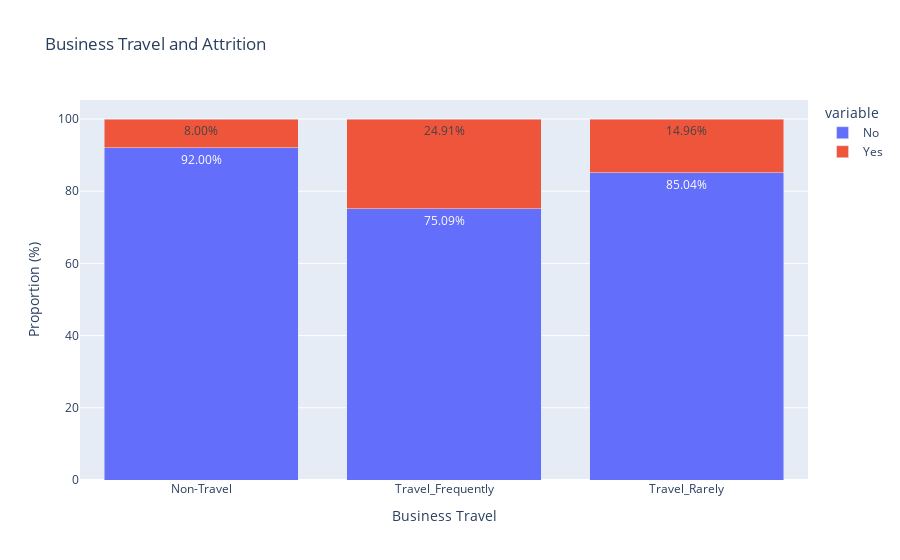

Notebook source saved alongside this figure:
### Markdown cell above
## <font color= #FF0000> <b>What are the attrition rates by business travel frequency?</b><font color= #FF0000>

### Code cell
# Prepare BusinessTravel and Attrition data
business_travel_attrition = pd.crosstab(df['BusinessTravel'], df['Attrition'], normalize='index').reset_index()

# Rename the columns
business_travel_attrition.columns = ['BusinessTravel', 'No', 'Yes']

# Calculate the percentage format
business_travel_attrition['No'] = business_travel_attrition['No'] * 100
business_travel_attrition['Yes'] = business_travel_attrition['Yes'] * 100

# Create an interactive bar chart using Plotly
fig = px.bar(business_travel_attrition, 
             x='BusinessTravel', 
             y=['No', 'Yes'], 
             barmode='stack', 
             labels={'value': 'Proportion (%)', 'BusinessTravel': 'Business Travel'},
             title='Business Travel and Attrition')

# Set the content of the tooltip
fig.update_traces(hovertemplate='Business Travel: %{x}<br>Proportion: %{y:.2f}%<extra></extra>', texttemplate='%{y:.2f}%', textposition='inside')

# Customize the chart layout
fig.update_layout(xaxis_title='Business Travel', yaxis_title='Proportion (%)', title='Business Travel and Attrition')
fig.show()

### Figure 1 — Plotly figure (JSON) as saved in the notebook; plotly's stock layout.template omitted (floating-point values rounded to 4 significant figures)
{"data": [{"alignmentgroup": "True", "hovertemplate": "Business Travel: %{x}<br>Proportion: %{y:.2f}%<extra></extra>", "legendgroup": "No", "marker": {"color": "#636efa", "pattern": {"shape": ""}}, "name": "No", "offsetgroup": "No", "orientation": "v", "showlegend": true, "textposition": "inside", "texttemplate": "%{y:.2f}%", "type": "bar", "x": ["Non-Travel", "Travel_Frequently", "Travel_Rarely"], "xaxis": "x", "y": [92, 75.09, 85.04], "yaxis": "y"}, {"alignmentgroup": "True", "hovertemplate": "Business Travel: %{x}<br>Proportion: %{y:.2f}%<extra></extra>", "legendgroup": "Yes", "marker": {"color": "#EF553B", "pattern": {"shape": ""}}, "name": "Yes", "offsetgroup": "Yes", "orientation": "v", "showlegend": true, "textposition": "inside", "texttemplate": "%{y:.2f}%", "type": "bar", "x": ["Non-Travel", "Travel_Frequently", "Travel_Rarely"], "xaxis": "x", "y": [8, 24.91, 14.96], "yaxis": "y"}], "layout": {"barmode": "stack", "legend": {"title": {"text": "variable"}, "tracegroupgap": 0}, "title": {"text": "Business Travel and Attrition"}, "xaxis": {"anchor": "y", "domain": [0, 1], "title": {"text": "Business Travel"}}, "yaxis": {"anchor": "x", "domain": [0, 1], "title": {"text": "Proportion (%)"}}}}
